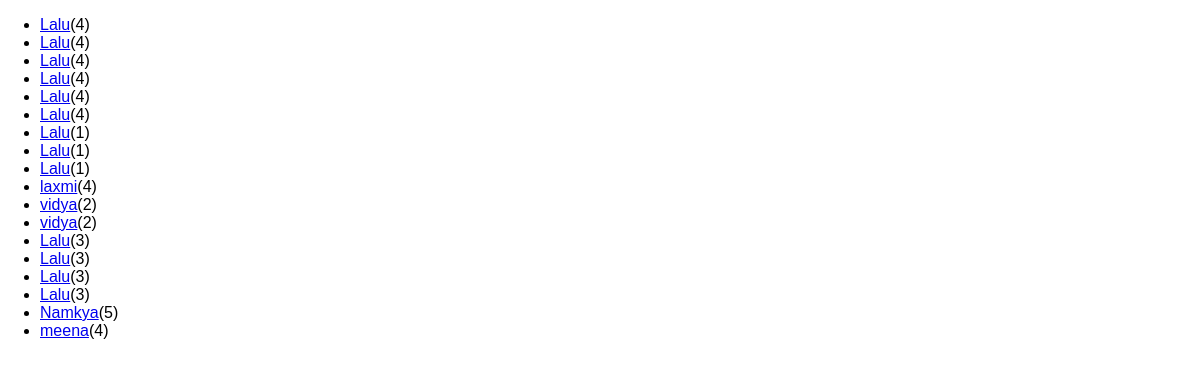
The app's page /reviews with its own data.
### reviews/models.py (models this page shows)
class Review(models.Model):
    user_name = models.CharField(max_length=50)
    review_text = models.TextField(max_length=200)
    rating = models.IntegerField()

### reviews/views.py (the view)
# urls.py: path("reviews", views.ReviewsListView.as_view(), name="fav"),
class ReviewsListView(ListView):
    template_name = "reviews/reviews_list.html"
    model = Review  #just pointer not instantiate  it
    context_object_name = "reviews"

### reviews/templates/reviews/reviews_list.html (shortened to what this page needs)
{% extends "base.html" %}
{% block content %}
    <ul>
    {% for review in reviews %}
        <li> <a href="{% url "single-view" review.id %}">{{review.user_name}}</a>({{review.rating}}) </li>
    {% endfor %}
    </ul>
{% endblock %}

### static/style.css (style rules this page uses)
body { font-family: sans-serif; margin: 0; }

### records on screen
Review: user_name "Lalu", rating "4"
Review: user_name "Lalu", rating "4"
Review: user_name "Lalu", rating "4"
Review: user_name "Lalu", rating "4"
Review: user_name "Lalu", rating "4"
Review: user_name "Lalu", rating "4"
Review: user_name "Lalu", rating "1"
Review: user_name "Lalu", rating "1"
Review: user_name "Lalu", rating "1"
Review: user_name "laxmi", rating "4"
Review: user_name "vidya", rating "2"
Review: user_name "vidya", rating "2"
Review: user_name "Lalu", rating "3"
Review: user_name "Lalu", rating "3"
Review: user_name "Lalu", rating "3"
Review: user_name "Lalu", rating "3"
Review: user_name "Namkya", rating "5"
Review: user_name "meena", rating "4"
